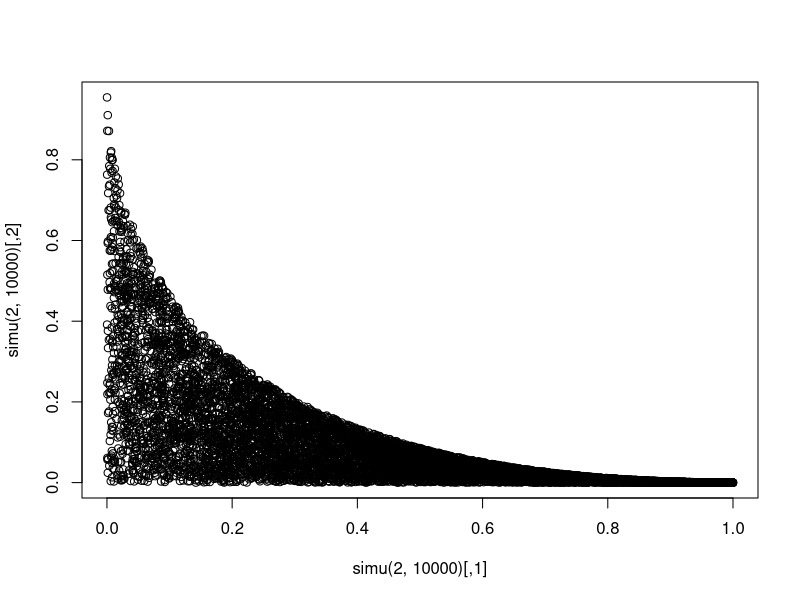

Source code (R):
## ---- chunk 1
knitr::opts_chunk$set(echo = TRUE)
## ---- chunk 2
simu <- function(k, n){
  u <- runif(min = 0, max = 1, n = n)
  v= lapply(u, function(u){runif(min = 0, max = (1 - u^(1/k))^k, n = 1)})
  return (array(data = c(u,v), dim = c(n,2)))
}

plot(simu(2,10000))
## ---- chunk 3
library(microbenchmark)
microbenchmark(simu(2, 10000), simu(3, 10000), simu(5, 10000), simu(10, 10000))
